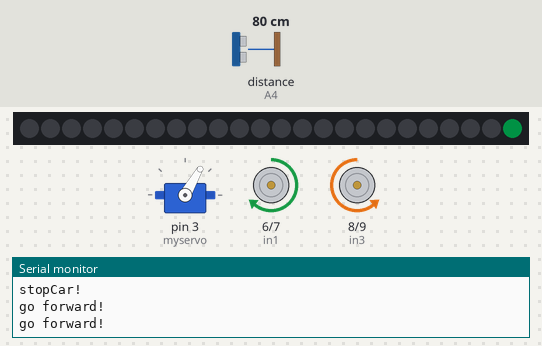
Recording of a sketch running on a simulated Arduino Uno, built with avr-gcc and run on an emulated ATmega328P. On the bench: servo, 24 RGB LEDs in strip order, left to right, motor-driver pin pairs drawn as motors (green arrow = first pin HIGH = forward, orange = second pin HIGH = backward, longer = more drive, scaled by the enable pin), the last lines printed to the serial monitor. Wiring (inferred from the names in the program): ultrasonic range finder: trigger A5; echo A4. Inputs (shaded band) come from the test bench; at power-on: distance to the obstacle (sensor on A4) 80 cm. The echo pulse lasts 58.3 µs per cm; dim RGB values are drawn brighter than linear; random numbers use the default seed unless the sketch sets one.

Above: at 1.3 s.
1.4 s: distance to the obstacle (sensor on A4) set to 2 cm
At 3.0 s:
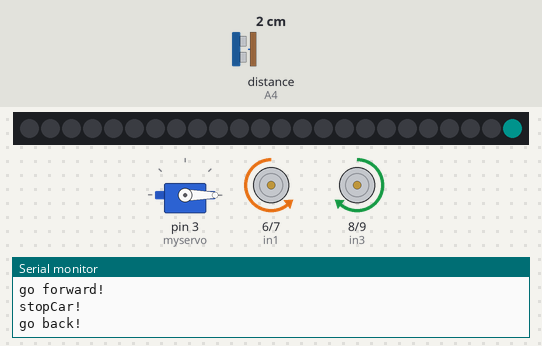
3.1 s: distance to the obstacle (sensor on A4) set to 250 cm
At 4.73 s:
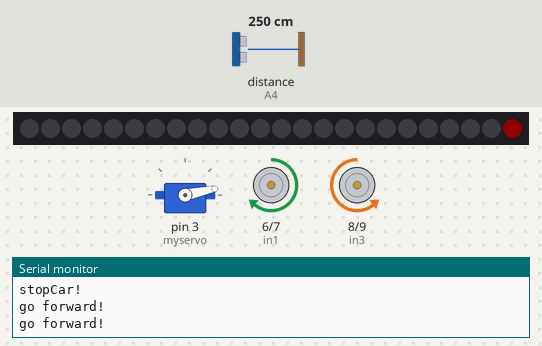
5.6 s: distance to the obstacle (sensor on A4) set to 4 cm
At 6.1 s:
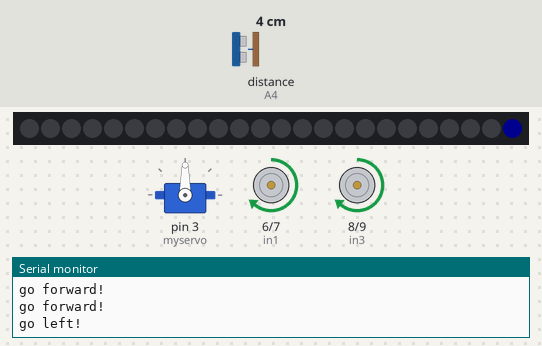
8.2 s: distance to the obstacle (sensor on A4) set to 299 cm
At 10.64 s:
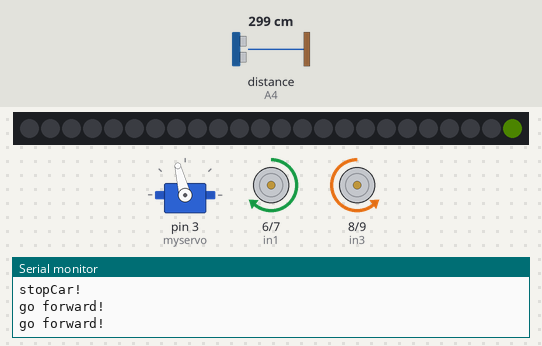
10.8 s: distance to the obstacle (sensor on A4) set to 86 cm
At 16.21 s:
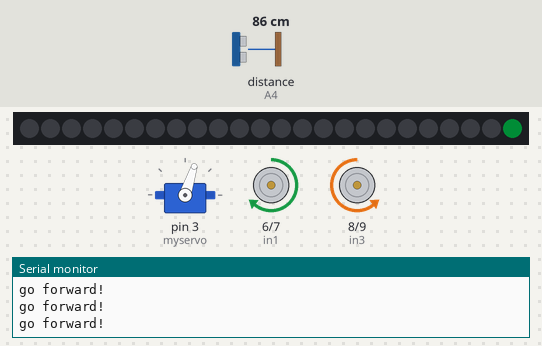
16.3 s: distance to the obstacle (sensor on A4) set to 60 cm
Timing chart, 0 to 35.6 s (numbered marks = the images above; inputs shaded):
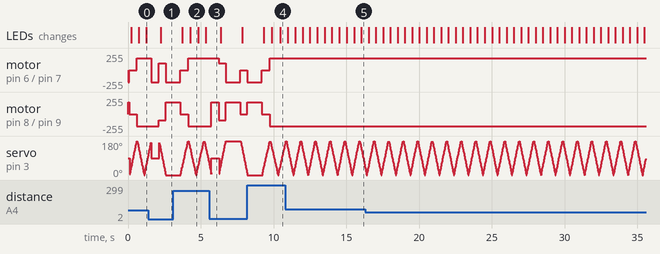

The sketch:

smarter_anticrash.ino
```cpp
#include <NeoPixelAnimator.h>
#include <NeoPixelBrightnessBus.h>
#include <NeoPixelBus.h>

#include <Servo.h> //servo library
Servo myservo; // create servo object to control servo

#define colorSaturation 128
const uint16_t pixelCount = 24;
const uint8_t pixelPin = 2;
int pixelBrightness = 20; //scale from 0 to 128

NeoPixelBus<NeoGrbFeature, Neo800KbpsMethod> strip(pixelCount,pixelPin);

//set pins for driving stuff
int Echo = A4;
int Trig = A5;
int in1 = 6;
int in2 = 7;
int in3 = 8;
int in4 = 9;
int ENA = 5;
int ENB = 11;

//speed out of 255
int ABS = 100;
//distance before it reacts
int distInCM = 40;
//optimising turn time
int tTime = round(50000/ABS);

//globals for making the servo sweep
int servoPos = 0;
boolean up = true;

//store the distances in array
int distance[5];
//misc variables
int backCount = 0;
boolean obst[5];


//main
void setup()
{
  getReady();
  strip.Begin();
  strip.ClearTo(RgbColor(120,120,0));
  strip.Show();
}
void loop()
{
  //lights flash randomly

    for (int i = 0; i<pixelCount; i++)
    {
       strip.Begin();
       int rand1 = random(0,3);
       switch(rand1)
       {
        case 0: strip.SetPixelColor(i, RgbColor(0,random(0,pixelBrightness),random(0,pixelBrightness)));
        break;
        case 1: strip.SetPixelColor(i, RgbColor(random(0,pixelBrightness),0,random(0,pixelBrightness)));
        break;
        case 2: strip.SetPixelColor(i, RgbColor(random(0,pixelBrightness),random(0,pixelBrightness),0));
        break;
       }
       strip.Show();
    }
    //servo does sweep
    sweep();
    //check if distances are too short
    checkSurroundings(distance);
    //performs the cars decisionmaking
    logic();

}


//car moves forward
void mForward()
{
 analogWrite(ENA,ABS);
 analogWrite(ENB,ABS-7);
  digitalWrite(in1,HIGH);//digital output
  digitalWrite(in2,LOW);
  digitalWrite(in3,LOW);
  digitalWrite(in4,HIGH);
 Serial.println("go forward!");
}
//car reverses
void mBack()
{
 analogWrite(ENA,ABS);
 analogWrite(ENB,ABS);
  digitalWrite(in1,LOW);
  digitalWrite(in2,HIGH);
  digitalWrite(in3,HIGH);
  digitalWrite(in4,LOW);
 Serial.println("go back!");
}
//car turns left
void tLeft()
{
 analogWrite(ENA,ABS+80);
 analogWrite(ENB,ABS+80);
  digitalWrite(in1,HIGH);
  digitalWrite(in2,LOW);
  digitalWrite(in3,HIGH);
  digitalWrite(in4,LOW);
 Serial.println("go left!");
}
//car turns right
void tRight()
{
 analogWrite(ENA,ABS+80);
 analogWrite(ENB,ABS+80);
  digitalWrite(in1,LOW);
  digitalWrite(in2,HIGH);
  digitalWrite(in3,LOW);
  digitalWrite(in4,HIGH);
 Serial.println("go right!");
}
//car arks left
void arkLeft()
{
  analogWrite(ENA,ABS+100);
  analogWrite(ENB,ABS-87);
  digitalWrite(in1,HIGH);
  digitalWrite(in2,LOW);
  digitalWrite(in3,LOW);
  digitalWrite(in4,HIGH);
  Serial.println("ark left!");
}
//car arks right
void arkRight()
{
  analogWrite(ENA,ABS-80);
  analogWrite(ENB,ABS+103);
  digitalWrite(in1,HIGH);
  digitalWrite(in2,LOW);
  digitalWrite(in3,LOW);
  digitalWrite(in4,HIGH);
  Serial.println("ark right!");
}
//stops car
void stopCar()
{
  analogWrite(ENA,ABS+80);
  analogWrite(ENB,ABS+80);
  digitalWrite(in1,LOW);
  digitalWrite(in2,HIGH);
  digitalWrite(in3,HIGH);
  digitalWrite(in4,LOW);
  delay(100);
  analogWrite(ENA,0);
  analogWrite(ENB,0);
  Serial.println("stopCar!");
}
//tests distance
int distTest()
{
  digitalWrite(Trig, LOW);
  delayMicroseconds(2);
  digitalWrite(Trig, HIGH);
  delayMicroseconds(20);
  digitalWrite(Trig, LOW);
  float Fdistance = pulseIn(Echo, HIGH);
  Fdistance= Fdistance/58;
  return (int)Fdistance;
}

//check where objects are and store to global booleans
void checkSurroundings(int distance[])
{
   for (int i =0; i<5;i++)
    {
      if (distance[i] <= distInCM)
      {
        obst[i] = true;
      }
    }
}
//to get everything ready
void getReady()
{
  myservo.attach(3);// attach servo on pin 3 to servo object
  Serial.begin(9600);
  pinMode(Echo, INPUT);
  pinMode(Trig, OUTPUT);
  pinMode(in1,OUTPUT);
  pinMode(in2,OUTPUT);
  pinMode(in3,OUTPUT);
  pinMode(in4,OUTPUT);
  pinMode(ENA,OUTPUT);
  pinMode(ENB,OUTPUT);
  stopCar();

  for (int i = 0; i<5; i++)
  {
   distance[i] = distInCM +3;
   obst[i] = false;
  }
}
//makes servo do a sweep and saves the distances
void sweep()
{
  for(int i = 0; i<89; i++)
    {
      if(servoPos >= 178)
      {
        up = false;
      }
      if(servoPos <= 0)
      {
        up = true;
      }
      if (up)
      {
        servoPos+=2;
      }
      else
      {
        servoPos-=2;
      }

      switch (servoPos)
      {
        case 0:distance[0] = distTest();
        break;
        case 44: distance[1] = distTest();
        break;
        case 90: distance[2] = distTest();
        break;
        case 134: distance[3] = distTest();
        break;
        case 178: distance[4] = distTest();
        break;
      }
      myservo.write(servoPos);//setservo position
      delay(5);
      //Serial.println("servoPos is: "+String(servoPos));
    }
}
//does the logic for the cars movement
void logic()
{
  if (obst[2])
    {
      stopCar();
      obst[2] = false;
      if (!obst[0]&&!obst[1])
      {
        backCount=0;
        obst[3],obst[4] = false;
        tRight();
        delay(tTime);
        mForward();
      }
      else if (!obst[3] && !obst[4])
      {
        backCount=0;
        obst[0],obst[1] = false;
        tLeft();
        delay(tTime);
        mForward();
      }
      else
      {
        obst[0],obst[1],obst[3],obst[4] = false;
        backCount++;
        if(backCount>=3)
        {
          tRight();
        delay(tTime);
        mForward();
        backCount = 0;
        }
        else
        {
        mBack();
        delay(800);
        stopCar();
        }
      }
    }
    else if (obst[1])
    {
      backCount = 0;
      obst[1] = false;
      myservo.write(90);
      int newD = distTest();
      if(newD<= distInCM+30)
      {
        tLeft();
        delay(tTime);
        mForward();
      }
      else
      {
        arkLeft();
        delay(400);
        mForward();
      }
    }
    else if(obst[3])
    {
      backCount =0;
      obst[3] = false;
      myservo.write(90);
      int newD = distTest();
      if(newD<= distInCM+30)
      {
        tRight();
        delay(tTime);
        mForward();
      }
      else
      {
        arkRight();
        delay(400);
        mForward();
      }
    }
    else
    {
      backCount=0;
      if(random(0,40) == 7)
      {
        mBack();
        delay(800);
        if(random(0,2) == 1)
        {
          tLeft();
        }
        else
        {
          tRight();
        }
        delay(tTime);
        mForward();
      }
      else
      {
        mForward();
      }

    }

    for (int i = 0; i<5; i++)
    {
    obst[i] = false;
    }
}
```

Measured:
- after the input at 1.4 s, motor on pin 6 (in1) / pin 7 (in2): forward 180/255 → backward 180/255 after 0.20 s, → forward 100/255 0.50 s later, → backward 180/255 0.48 s later; motor on pin 8 (in3) / pin 9 (in4): backward 180/255 → backward 93/255 after 0.70 s, → forward 180/255 0.48 s later
- after the input at 5.6 s, motor on pin 6 (in1) / pin 7 (in2): forward 180/255 → forward 100/255 after 0.63 s, → backward 180/255 0.49 s later, → stopped 1.0 s later; motor on pin 8 (in3) / pin 9 (in4): backward 180/255 → forward 180/255 after 0.13 s, → backward 93/255 0.50 s later, → forward 180/255 0.49 s later, → stopped 1.0 s later
